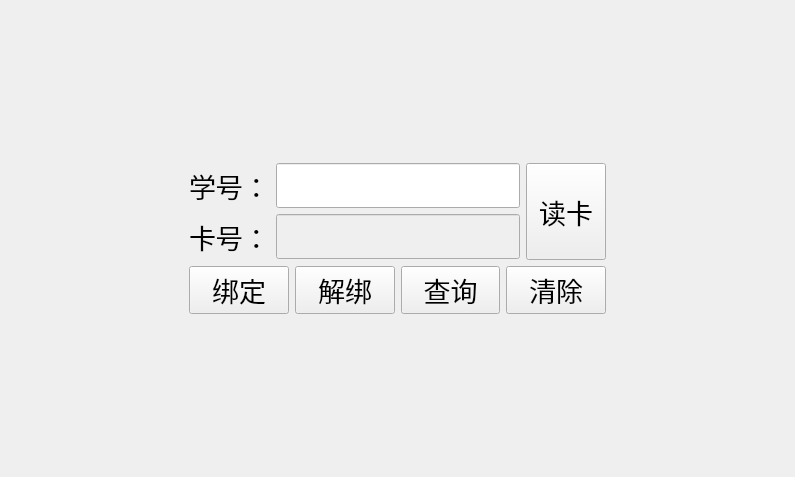
<?xml version="1.0" encoding="UTF-8"?>
<ui version="4.0">
 <class>GetCardUID</class>
 <widget class="QWidget" name="GetCardUID">
  <property name="geometry">
   <rect>
    <x>0</x>
    <y>0</y>
    <width>795</width>
    <height>477</height>
   </rect>
  </property>
  <property name="windowTitle">
   <string>Form</string>
  </property>
  <layout class="QHBoxLayout" name="horizontalLayout_6">
   <item>
    <layout class="QVBoxLayout" name="verticalLayout_3">
     <item>
      <spacer name="verticalSpacer">
       <property name="orientation">
        <enum>Qt::Vertical</enum>
       </property>
       <property name="sizeHint" stdset="0">
        <size>
         <width>20</width>
         <height>40</height>
        </size>
       </property>
      </spacer>
     </item>
     <item>
      <layout class="QHBoxLayout" name="horizontalLayout_5">
       <item>
        <spacer name="horizontalSpacer">
         <property name="orientation">
          <enum>Qt::Horizontal</enum>
         </property>
         <property name="sizeHint" stdset="0">
          <size>
           <width>40</width>
           <height>20</height>
          </size>
         </property>
        </spacer>
       </item>
       <item>
        <layout class="QVBoxLayout" name="verticalLayout_2">
         <item>
          <layout class="QHBoxLayout" name="horizontalLayout_4">
           <item>
            <layout class="QVBoxLayout" name="verticalLayout">
             <item>
              <layout class="QHBoxLayout" name="horizontalLayout_2">
               <item>
                <widget class="QLabel" name="label_2">
                 <property name="font">
                  <font>
                   <family>Agency FB</family>
                   <pointsize>20</pointsize>
                  </font>
                 </property>
                 <property name="text">
                  <string>学号：</string>
                 </property>
                </widget>
               </item>
               <item>
                <widget class="QLineEdit" name="stu_ID_edit">
                 <property name="font">
                  <font>
                   <family>SimSun-ExtB</family>
                   <pointsize>20</pointsize>
                  </font>
                 </property>
                </widget>
               </item>
              </layout>
             </item>
             <item>
              <layout class="QHBoxLayout" name="horizontalLayout">
               <item>
                <widget class="QLabel" name="label">
                 <property name="font">
                  <font>
                   <family>Agency FB</family>
                   <pointsize>20</pointsize>
                  </font>
                 </property>
                 <property name="text">
                  <string>卡号：</string>
                 </property>
                </widget>
               </item>
               <item>
                <widget class="QLineEdit" name="card_ID_edit">
                 <property name="enabled">
                  <bool>false</bool>
                 </property>
                 <property name="font">
                  <font>
                   <family>SimSun-ExtB</family>
                   <pointsize>20</pointsize>
                  </font>
                 </property>
                </widget>
               </item>
              </layout>
             </item>
            </layout>
           </item>
           <item>
            <widget class="QPushButton" name="readButton">
             <property name="sizePolicy">
              <sizepolicy hsizetype="Minimum" vsizetype="Expanding">
               <horstretch>0</horstretch>
               <verstretch>0</verstretch>
              </sizepolicy>
             </property>
             <property name="font">
              <font>
               <family>Agency FB</family>
               <pointsize>20</pointsize>
              </font>
             </property>
             <property name="text">
              <string>读卡</string>
             </property>
            </widget>
           </item>
          </layout>
         </item>
         <item>
          <layout class="QHBoxLayout" name="horizontalLayout_3">
           <item>
            <widget class="QPushButton" name="entryButton">
             <property name="font">
              <font>
               <family>Agency FB</family>
               <pointsize>20</pointsize>
              </font>
             </property>
             <property name="text">
              <string>绑定</string>
             </property>
            </widget>
           </item>
           <item>
            <widget class="QPushButton" name="untiedBut">
             <property name="font">
              <font>
               <family>Agency FB</family>
               <pointsize>20</pointsize>
              </font>
             </property>
             <property name="text">
              <string>解绑</string>
             </property>
            </widget>
           </item>
           <item>
            <widget class="QPushButton" name="searchBut">
             <property name="font">
              <font>
               <family>Agency FB</family>
               <pointsize>20</pointsize>
              </font>
             </property>
             <property name="text">
              <string>查询</string>
             </property>
            </widget>
           </item>
           <item>
            <widget class="QPushButton" name="clearButton">
             <property name="font">
              <font>
               <family>Agency FB</family>
               <pointsize>20</pointsize>
              </font>
             </property>
             <property name="text">
              <string>清除</string>
             </property>
            </widget>
           </item>
          </layout>
         </item>
        </layout>
       </item>
       <item>
        <spacer name="horizontalSpacer_2">
         <property name="orientation">
          <enum>Qt::Horizontal</enum>
         </property>
         <property name="sizeHint" stdset="0">
          <size>
           <width>40</width>
           <height>20</height>
          </size>
         </property>
        </spacer>
       </item>
      </layout>
     </item>
     <item>
      <spacer name="verticalSpacer_2">
       <property name="orientation">
        <enum>Qt::Vertical</enum>
       </property>
       <property name="sizeHint" stdset="0">
        <size>
         <width>20</width>
         <height>40</height>
        </size>
       </property>
      </spacer>
     </item>
    </layout>
   </item>
  </layout>
 </widget>
 <resources/>
 <connections/>
</ui>
